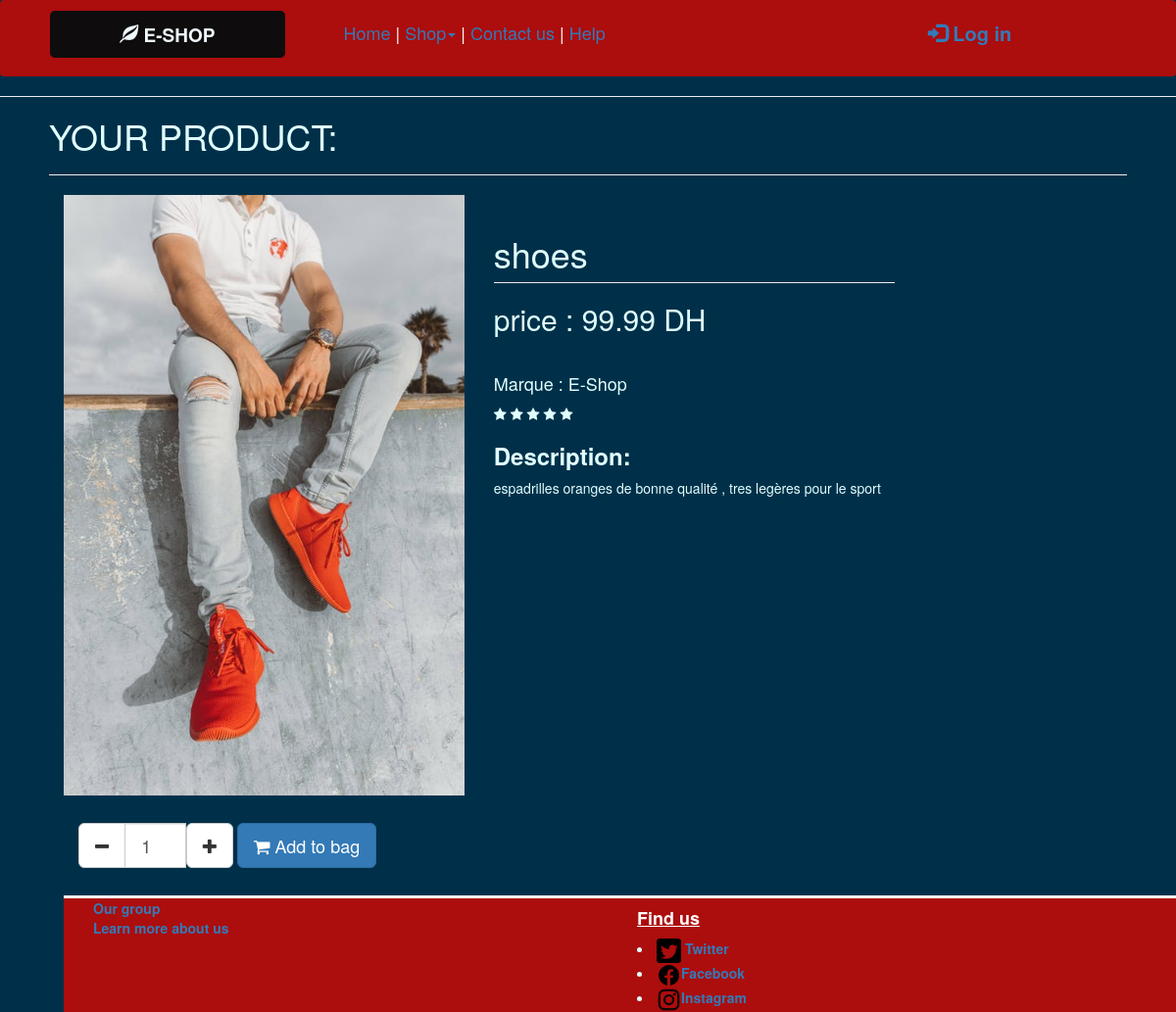
/product.php?product_id=90909090, run on the app's committed database.
### tables this page shows
CREATE TABLE `products` (
  `product_id` bigint(20) NOT NULL,
  `category_id` int(11) NOT NULL,
  `product_name` text NOT NULL,
  `keyo` text NOT NULL,
  `price` double NOT NULL,
  `photo` varchar(200) NOT NULL,
  `quantity` int(11) NOT NULL,
  `size` text NOT NULL,
  `sub_category_id` int(11) NOT NULL,
  `description` text NOT NULL
);

### product.php (the view, shortened to what this page needs)
<?php include 'conns.php'; ?>
<?php
	$conn = $pdo->open();
    if(isset($_GET['product_id'])){
	$product_id = $_GET['product_id'];
	try{
	    $stmt = $conn->prepare("SELECT *, product_name AS prodname, category_name AS catname, product_id AS prodid FROM products P LEFT JOIN category C ON C.category_id=P.category_id WHERE product_id= :product_id");
	    $stmt->execute(['product_id' => $product_id]);
	    $product = $stmt->fetch();
	}
	catch(PDOException $e){
		echo "There is some problem in connection: " . $e->getMessage();
	}
}
    ?>
<!DOCTYPE html>
<html lang="en">
<head>
    <link rel="stylesheet" href="css/style.css">
    <link rel="stylesheet" href="https://maxcdn.bootstrapcdn.com/bootstrap/3.4.1/css/bootstrap.min.css">
    <link rel="stylesheet" href="https://maxcdn.bootstrapcdn.com/bootstrap/3.4.1/css/bootstrap.min.css">
    <link  rel="stylesheet" href="https://stackpath.bootstrapcdn.com/font-awesome/4.7.0/css/font-awesome.min.css">
</head>
<body style="background-color: #003049;">
<header class="navbar" style="background-color:rgb(172, 13, 13);text-align:center; ">
        <a id="logo" class="col-sm-3 " href="index.php" alt="Home "><span class="glyphicon glyphicon-leaf "></span><b> E-SHOP</b></a>
        <nav class="col-sm-5" style="color:rgb(7, 7, 6);padding: 20px;font-size:large; ">
            <div class="navbar-header " style="color: mintcream;">
                <ul class="n">
                    <li id="nav"><a id="nav" href="index.php">Home </a></li>|
                    <li id="nav"class="dropdown"><a id="nav" class="dropdown-toggle" data-toggle="dropdown" href="">Shop<span class="caret"></span></a>
                    </li> |
                    <li id="nav"><a id="nav" href="Contact_us.html">Contact us </a></li>|
                    <li id="nav"><a id="nav" href="Help.php"> Help</a></li>
                </ul>
            </div>
        </nav>
        <?php
            if(isset($_COOKIE['userid'])){
                echo "
                <div class='col-sm-4' style='padding: 19px;font-size: 20px;'>
                    <div class='col-xs-4'>
                        <p style='color: rgb(243, 242, 242);margin-left: -60px;'>✔️Connected</p>
                    </div>
                    <div class='col-xs-4'>";
                    echo "<form method='POST' action='cookiecheck.php'><button id='nav' type='submit' class='btn btn-primary' name='cart'><span class='glyphicon glyphicon-shopping-cart'></span><b>Basket</b></button></form>
                    </div>
                    <div class='col-xs-4'>
                    <form method='POST' action='logout.php'><button id='nav' type='submit' class='btn btn-danger' name='logout'><b>Log out</b></button></form>
                    </div>
                </div>
                ";
            }else{
                echo "
                <div class='col-sm-4 ' style='padding: 19px;font-size: 20px; '>
                    <div class='col-sm-12 '>
                        <a id='nav' href='login.html' target='blanck'> <span class='glyphicon glyphicon-log-in '></span><b> Log in</b></a>
                    </div>
                </div>
                    ";
            }
        ?>
    </header>
    <hr>
    <div id="background">
        <div id=part style="margin-left:50px;margin-right: 50px;color:#E0FFFF ">
            <h1>YOUR PRODUCT:</h1>
            <hr>
            <div class="content-wrapper">
	    <div class="container">
	      <section class="content">
	        <div class="row">
	        	<div class="col-sm-9">
		            <div class="row">
		            	<div class="col-sm-6">
		            		<img src="<?php echo (!empty($product['photo'])) ? ''.$product['photo'] : 'images/noimage.jpg'; ?>" width="100%" class="zoom" data-magnify-src="images/large-<?php echo $product['photo']; ?>">
		            		<br><br>
							<form method="POST" class="navbar-form navbar-left" action="login.html">
							<div class="form-group">
							<div class="input-group col-sm-5">
								<span class="input-group-btn">
								      <button type="button" id="minus" class="btn btn-default btn-flat btn-lg"><i class="fa fa-minus"></i></button>
								</span>
								      <input type="text" name="quantity" id="quantity" class="form-control input-lg" value="1">
								<span class="input-group-btn">
								      <button type="button" id="add" class="btn btn-default btn-flat btn-lg"><i class="fa fa-plus"></i> </button>
							   </span>
								</div>
								<button type="submit" class="btn btn-primary btn-lg btn-flat"><i class="fa fa-shopping-cart"></i> Add to bag</button>
							</div>
		            		</form>
		            	</div>
		            	<div class="col-sm-6">
		            		<h1 class="page-header"><?php echo $product['product_name']; ?></h1>
                            <h2>price : <?php echo htmlspecialchars($product['price']); ?> DH</h2>
		            		<br>
							<h4> Marque : E-Shop </h4>
								<i class="fa fa-star" ></i>
								<i class="fa fa-star" ></i>
								<i class="fa fa-star" ></i>
								<i class="fa fa-star" ></i>
								<i class="fa fa-star" ></i>
		            		<h3><b>Description:</b></h3>
		            		<p><?php echo $product['description']; ?></p>
		            	</div>
		            </div>
		            <br>
	        	</div>
	        </div>
	      </section>
		  <?php include 'repetetive/footer.php'; ?>
</body>
</html>

### css/style.css (style rules this page uses)
a { color: black; }
a#logo:link, a#logo:visited { background-color: rgb(14, 12, 12); color: aliceblue; width: 20%; padding: 10px; margin-top: 10px; margin-left: 50px; font-size: 19px; text-decoration: none; border-radius: 5px 5px 5px 5px; }
a#nav { text-decoration: none; }
ul.n { list-style-type: none; }
li#nav { display: inline; }

### data on the page
products: photo (picture), product_name "shoes", price "99.99", description "espadrilles oranges de bonne qualité , tres legères pour le sport"
